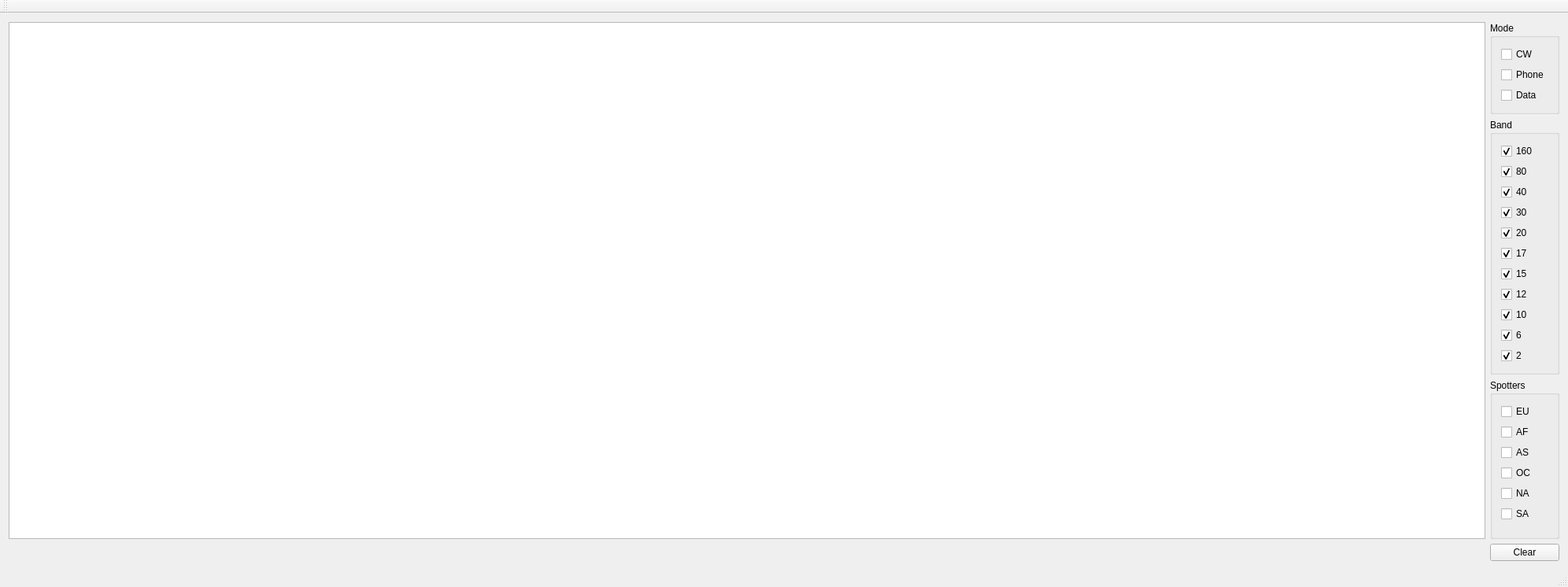
<?xml version="1.0" encoding="UTF-8"?>
<ui version="4.0">
 <class>MainWindow</class>
 <widget class="QMainWindow" name="MainWindow">
  <property name="geometry">
   <rect>
    <x>0</x>
    <y>0</y>
    <width>1992</width>
    <height>746</height>
   </rect>
  </property>
  <property name="windowTitle">
   <string>DxCluster</string>
  </property>
  <widget class="QWidget" name="centralWidget">
   <layout class="QGridLayout" name="gridLayout">
    <item row="1" column="1">
     <widget class="QGroupBox" name="groupBox_3">
      <property name="title">
       <string>Band</string>
      </property>
      <layout class="QVBoxLayout" name="verticalLayout_3">
       <item>
        <widget class="QCheckBox" name="checkBox160">
         <property name="text">
          <string>160</string>
         </property>
         <property name="checked">
          <bool>true</bool>
         </property>
        </widget>
       </item>
       <item>
        <widget class="QCheckBox" name="checkBox80">
         <property name="text">
          <string>80</string>
         </property>
         <property name="checked">
          <bool>true</bool>
         </property>
        </widget>
       </item>
       <item>
        <widget class="QCheckBox" name="checkBox40">
         <property name="text">
          <string>40</string>
         </property>
         <property name="checked">
          <bool>true</bool>
         </property>
        </widget>
       </item>
       <item>
        <widget class="QCheckBox" name="checkBox30">
         <property name="text">
          <string>30</string>
         </property>
         <property name="checked">
          <bool>true</bool>
         </property>
        </widget>
       </item>
       <item>
        <widget class="QCheckBox" name="checkBox20">
         <property name="text">
          <string>20</string>
         </property>
         <property name="checked">
          <bool>true</bool>
         </property>
        </widget>
       </item>
       <item>
        <widget class="QCheckBox" name="checkBox17">
         <property name="text">
          <string>17</string>
         </property>
         <property name="checked">
          <bool>true</bool>
         </property>
        </widget>
       </item>
       <item>
        <widget class="QCheckBox" name="checkBox15">
         <property name="text">
          <string>15</string>
         </property>
         <property name="checked">
          <bool>true</bool>
         </property>
        </widget>
       </item>
       <item>
        <widget class="QCheckBox" name="checkBox12">
         <property name="text">
          <string>12</string>
         </property>
         <property name="checked">
          <bool>true</bool>
         </property>
        </widget>
       </item>
       <item>
        <widget class="QCheckBox" name="checkBox10">
         <property name="text">
          <string>10</string>
         </property>
         <property name="checked">
          <bool>true</bool>
         </property>
        </widget>
       </item>
       <item>
        <widget class="QCheckBox" name="checkBox6">
         <property name="text">
          <string>6</string>
         </property>
         <property name="checked">
          <bool>true</bool>
         </property>
        </widget>
       </item>
       <item>
        <widget class="QCheckBox" name="checkBox2">
         <property name="text">
          <string>2</string>
         </property>
         <property name="checked">
          <bool>true</bool>
         </property>
        </widget>
       </item>
      </layout>
     </widget>
    </item>
    <item row="0" column="1">
     <widget class="QGroupBox" name="groupBox_2">
      <property name="title">
       <string>Mode</string>
      </property>
      <layout class="QVBoxLayout" name="verticalLayout_2">
       <item>
        <widget class="QCheckBox" name="checkBoxCW">
         <property name="text">
          <string>CW</string>
         </property>
        </widget>
       </item>
       <item>
        <widget class="QCheckBox" name="checkBoxPhone">
         <property name="text">
          <string>Phone</string>
         </property>
        </widget>
       </item>
       <item>
        <widget class="QCheckBox" name="checkBoxDigi">
         <property name="text">
          <string>Data</string>
         </property>
        </widget>
       </item>
      </layout>
     </widget>
    </item>
    <item row="2" column="1">
     <widget class="QGroupBox" name="groupBox">
      <property name="title">
       <string>Spotters</string>
      </property>
      <layout class="QVBoxLayout" name="verticalLayout">
       <item>
        <widget class="QCheckBox" name="checkBoxEU">
         <property name="text">
          <string>EU</string>
         </property>
        </widget>
       </item>
       <item>
        <widget class="QCheckBox" name="checkBoxAF">
         <property name="text">
          <string>AF</string>
         </property>
        </widget>
       </item>
       <item>
        <widget class="QCheckBox" name="checkBoxAS">
         <property name="text">
          <string>AS</string>
         </property>
        </widget>
       </item>
       <item>
        <widget class="QCheckBox" name="checkBoxOC">
         <property name="text">
          <string>OC</string>
         </property>
        </widget>
       </item>
       <item>
        <widget class="QCheckBox" name="checkBoxNA">
         <property name="text">
          <string>NA</string>
         </property>
        </widget>
       </item>
       <item>
        <widget class="QCheckBox" name="checkBoxSA">
         <property name="text">
          <string>SA</string>
         </property>
        </widget>
       </item>
       <item>
        <spacer name="verticalSpacer">
         <property name="orientation">
          <enum>Qt::Vertical</enum>
         </property>
         <property name="sizeHint" stdset="0">
          <size>
           <width>20</width>
           <height>40</height>
          </size>
         </property>
        </spacer>
       </item>
      </layout>
     </widget>
    </item>
    <item row="0" column="0" rowspan="3">
     <widget class="QTableView" name="qsoView">
      <property name="alternatingRowColors">
       <bool>true</bool>
      </property>
      <attribute name="horizontalHeaderDefaultSectionSize">
       <number>80</number>
      </attribute>
      <attribute name="horizontalHeaderStretchLastSection">
       <bool>true</bool>
      </attribute>
      <attribute name="verticalHeaderVisible">
       <bool>false</bool>
      </attribute>
      <attribute name="verticalHeaderStretchLastSection">
       <bool>false</bool>
      </attribute>
     </widget>
    </item>
    <item row="3" column="1">
     <widget class="QPushButton" name="clearButton">
      <property name="text">
       <string>Clear</string>
      </property>
     </widget>
    </item>
   </layout>
  </widget>
  <widget class="QMenuBar" name="menuBar">
   <property name="geometry">
    <rect>
     <x>0</x>
     <y>0</y>
     <width>1992</width>
     <height>21</height>
    </rect>
   </property>
  </widget>
  <widget class="QToolBar" name="mainToolBar">
   <attribute name="toolBarArea">
    <enum>TopToolBarArea</enum>
   </attribute>
   <attribute name="toolBarBreak">
    <bool>false</bool>
   </attribute>
  </widget>
  <widget class="QStatusBar" name="statusBar"/>
 </widget>
 <layoutdefault spacing="6" margin="11"/>
 <resources/>
 <connections/>
</ui>
